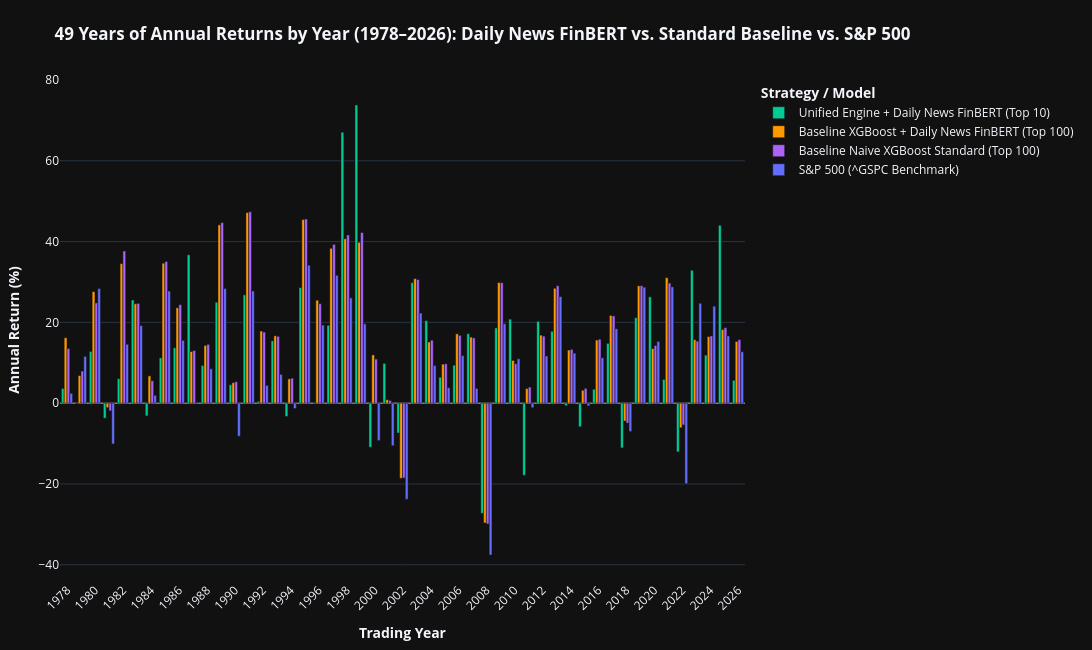

Write notebook code for a chart like this one.
### Markdown cell above
## 7. Half-Century Annual Returns Breakdown by Year (1978–2026 Bar Chart)

### Code cell
df_master_eval['year'] = df_master_eval['date'].dt.year
strat_cols = ['Strategy_Unified_News_FinBERT_Top10', 'Strategy_Baseline_News_FinBERT_Top100', 'Strategy_Baseline_Standard_Top100', 'Benchmark_SP500_Index']

annual_records = []
for y, grp in df_master_eval.groupby('year'):
    year_label = str(y)
    start_vals = grp.iloc[0][strat_cols]
    end_vals = grp.iloc[-1][strat_cols]
    rets = ((end_vals / start_vals) - 1.0) * 100.0
    record = {'Year': year_label}
    for col in strat_cols:
        record[labels[col]] = rets[col]
    annual_records.append(record)

df_annual_table = pd.DataFrame(annual_records)
print("=== 49-YEAR ANNUAL RETURNS BREAKDOWN BY YEAR (% PROFIT: 1978-2026) ===")
print(df_annual_table.head(15).to_string(index=False))
print("...")
print(df_annual_table.tail(15).to_string(index=False))

fig_bar = go.Figure()
for col in strat_cols:
    lbl = labels[col]
    fig_bar.add_trace(go.Bar(
        x=df_annual_table['Year'],
        y=df_annual_table[lbl],
        name=lbl,
        marker_color=colors[col]
    ))

fig_bar.update_layout(
    template='plotly_dark',
    barmode='group',
    width=1200,
    height=650,
    title='<b>49 Years of Annual Returns by Year (1978–2026): Daily News FinBERT vs. Standard Baseline vs. S&P 500</b>',
    xaxis=dict(title='<b>Trading Year</b>', tickangle=-45),
    yaxis=dict(title='<b>Annual Return (%)</b>', zeroline=True, zerolinewidth=1.5, zerolinecolor='gray'),
    margin=dict(l=60, r=240, t=80, b=60),
    legend=dict(orientation='v', yanchor='top', y=1.0, xanchor='left', x=1.02, title=dict(text='<b>Strategy / Model</b>'))
)
fig_bar.show()

### Figure 1 — Plotly figure (JSON) as saved in the notebook; plotly's stock layout.template omitted (floating-point values rounded to 4 significant figures)
{"data": [{"marker": {"color": "#00CC96"}, "name": "Unified Engine + Daily News FinBERT (Top 10)", "type": "bar", "x": ["1978", "1979", "1980", "1981", "1982", "1983", "1984", "1985", "1986", "1987", "1988", "1989", "1990", "1991", "1992", "1993", "1994", "1995", "1996", "1997", "1998", "1999", "2000", "2001", "2002", "2003", "2004", "2005", "2006", "2007", "2008", "2009", "2010", "2011", "2012", "2013", "2014", "2015", "2016", "2017", "2018", "2019", "2020", "2021", "2022", "2023", "2024", "2025", "2026"], "y": [3.651, -0.08187, 12.82, -3.714, 6.061, 25.55, -3.151, 11.23, 13.69, 36.73, 9.336, 25.01, 4.563, 26.81, 0.4557, 15.43, -3.302, 28.62, 0.09267, 19.27, 67.07, 73.81, -10.91, 9.856, -7.39, 29.85, 20.44, 6.417, 9.406, 17.19, -27.27, 18.63, 20.8, -17.85, 20.27, 17.8, -0.6394, -5.835, 3.454, 14.82, -11.07, 21.16, 26.32, 5.875, -12.05, 32.91, 11.91, 44.03, 5.669]}, {"marker": {"color": "#FF9900"}, "name": "Baseline XGBoost + Daily News FinBERT (Top 100)", "type": "bar", "x": ["1978", "1979", "1980", "1981", "1982", "1983", "1984", "1985", "1986", "1987", "1988", "1989", "1990", "1991", "1992", "1993", "1994", "1995", "1996", "1997", "1998", "1999", "2000", "2001", "2002", "2003", "2004", "2005", "2006", "2007", "2008", "2009", "2010", "2011", "2012", "2013", "2014", "2015", "2016", "2017", "2018", "2019", "2020", "2021", "2022", "2023", "2024", "2025", "2026"], "y": [16.19, 6.833, 27.61, -1.103, 34.54, 24.6, 6.752, 34.64, 23.62, 12.79, 14.3, 44.13, 5.07, 47.16, 17.86, 16.68, 6.014, 45.45, 25.49, 38.33, 40.69, 39.81, 11.95, 0.8655, -18.59, 30.83, 15.15, 9.664, 17.16, 16.36, -29.65, 29.87, 10.58, 3.614, 16.84, 28.44, 13.15, 3.184, 15.63, 21.71, -4.43, 29.05, 13.53, 31.06, -6.073, 15.71, 16.48, 18.24, 15.28]}, {"marker": {"color": "#AB63FA"}, "name": "Baseline Naive XGBoost Standard (Top 100)", "type": "bar", "x": ["1978", "1979", "1980", "1981", "1982", "1983", "1984", "1985", "1986", "1987", "1988", "1989", "1990", "1991", "1992", "1993", "1994", "1995", "1996", "1997", "1998", "1999", "2000", "2001", "2002", "2003", "2004", "2005", "2006", "2007", "2008", "2009", "2010", "2011", "2012", "2013", "2014", "2015", "2016", "2017", "2018", "2019", "2020", "2021", "2022", "2023", "2024", "2025", "2026"], "y": [13.51, 7.948, 24.81, -1.905, 37.66, 24.7, 5.539, 35.07, 24.38, 13.03, 14.55, 44.7, 5.31, 47.39, 17.6, 16.53, 6.185, 45.59, 24.61, 39.31, 41.63, 42.25, 10.92, 0.6722, -18.53, 30.58, 15.59, 9.738, 16.78, 16.15, -29.91, 29.83, 9.772, 3.986, 16.6, 29.07, 13.32, 3.659, 15.84, 21.6, -4.936, 29.08, 14.28, 29.73, -5.391, 15.35, 16.66, 18.7, 15.73]}, {"marker": {"color": "#636EFA"}, "name": "S&P 500 (^GSPC Benchmark)", "type": "bar", "x": ["1978", "1979", "1980", "1981", "1982", "1983", "1984", "1985", "1986", "1987", "1988", "1989", "1990", "1991", "1992", "1993", "1994", "1995", "1996", "1997", "1998", "1999", "2000", "2001", "2002", "2003", "2004", "2005", "2006", "2007", "2008", "2009", "2010", "2011", "2012", "2013", "2014", "2015", "2016", "2017", "2018", "2019", "2020", "2021", "2022", "2023", "2024", "2025", "2026"], "y": [2.441, 11.59, 28.37, -10.11, 14.58, 19.22, 1.951, 27.76, 15.54, 0.2556, 8.51, 28.36, -8.193, 27.77, 4.422, 7.136, -1.326, 34.16, 19.33, 31.67, 26.07, 19.64, -9.273, -10.53, -23.8, 22.32, 9.332, 3.844, 11.78, 3.654, -37.58, 19.67, 11.0, -1.122, 11.68, 26.39, 12.39, -0.6928, 11.24, 18.42, -7.009, 28.71, 15.29, 28.79, -19.95, 24.73, 24.01, 16.65, 12.72]}], "layout": {"barmode": "group", "height": 650, "legend": {"orientation": "v", "title": {"text": "<b>Strategy / Model</b>"}, "x": 1.02, "xanchor": "left", "y": 1.0, "yanchor": "top"}, "margin": {"b": 60, "l": 60, "r": 240, "t": 80}, "title": {"text": "<b>49 Years of Annual Returns by Year (1978–2026): Daily News FinBERT vs. Standard Baseline vs. S&P 500</b>"}, "width": 1200, "xaxis": {"tickangle": -45, "title": {"text": "<b>Trading Year</b>"}}, "yaxis": {"title": {"text": "<b>Annual Return (%)</b>"}, "zeroline": true, "zerolinecolor": "gray", "zerolinewidth": 1.5}}}
